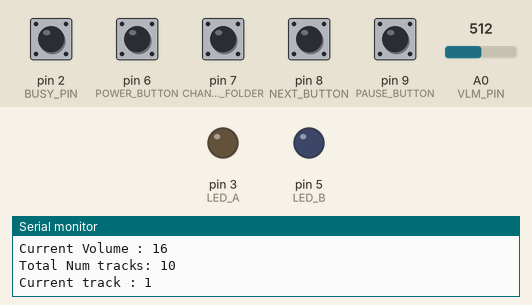
This sketch was run on a simulated Arduino Uno, built for the host (arithmetic inside an expression is 32-bit, double 64-bit). Shown: output pins drawn as LEDs (lit = HIGH), the last lines printed to the serial monitor. The inputs (shaded band) are chosen by the test bench; at power-on: pin 2 (BUSY_PIN), pin 6 (POWER_BUTTON), pin 7 (CHANGE_FOLDER), pin 8 (NEXT_BUTTON), pin 9 (PAUSE_BUTTON) HIGH, A0 (VLM_PIN) = 512. The audio player accepts every command and is not drawn.

Above: at 1.9 s.
2.0 s: pin 6 (POWER_BUTTON) pulled LOW for 0.15 s
At 3.17 s:
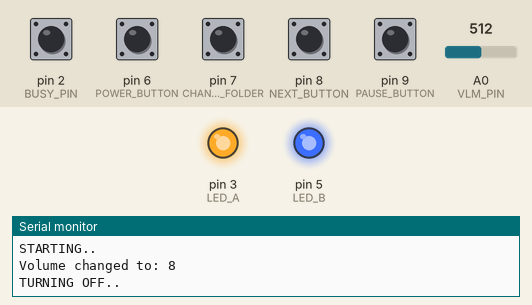
12.6 s: pin 6 (POWER_BUTTON) pulled LOW for 1 s
At 15.0 s:
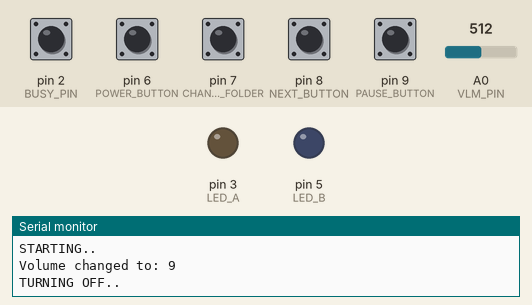
Timing chart, 0 to 16.5 s (numbered marks = the images above; inputs shaded):
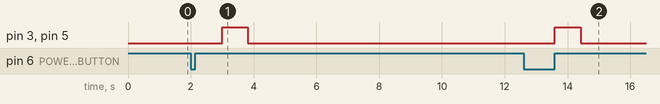

The sketch:

Microphone_project.ino
```cpp
#include <DFPlayerMini_Fast.h>
#include <ezButton.h>

#include "Arduino.h"
#include "SoftwareSerial.h"

#define rxPin 10
#define txPin 11

#define LED_A 3
#define LED_B 5

#define POWER_BUTTON 6

//ezButton POWER_BUTTON(6);
ezButton CHANGE_FOLDER(7);
ezButton NEXT_BUTTON(8);
ezButton PAUSE_BUTTON(9);

#define VLM_PIN A0
#define SAMPLES 10 //average of x values to stabilize reading

#define BUSY_PIN 2

#define VOLUME_LEVEL 16 // 0 - 30 ( 18 is a good level )
#define MAX_VLM_LVL 17
#define MP3_SOUNDS_FOLDER 10

int fadeDuration = 800; //LEDS fade duration in ms

int num_tracks_in_folder = 0;
int num_folders = 2;
int actual_track_n = 0;
int actual_folder = 1;
int next_folder = 1;

SoftwareSerial mySoftwareSerial(rxPin, txPin); // RX, TX
DFPlayerMini_Fast myDFPlayer;

//microphone state
boolean lastPowerState = HIGH; // being INPUT_PULLUP, IT IS REVERSED
int powerState = HIGH;
int OnState = LOW;
int OffState = HIGH;

boolean isOn = false;
boolean isPlaying = false;
boolean initSound = false;
boolean folder_changed = false;
boolean has_media = true;

int current_volume = 0;
int inputVolume = 0;
int outputVolume = 0;

void setup()
{
  // define pin modes for tx, rx:
  pinMode(rxPin, INPUT);
  pinMode(txPin, OUTPUT);

  pinMode(LED_A, OUTPUT);
  pinMode(LED_B, OUTPUT);
  pinMode(BUSY_PIN,INPUT);
  pinMode(VLM_PIN,INPUT_PULLUP);
  pinMode(POWER_BUTTON,INPUT_PULLUP);

  //POWER_BUTTON.setDebounceTime(50);
  CHANGE_FOLDER.setDebounceTime(20);
  NEXT_BUTTON.setDebounceTime(50);
  PAUSE_BUTTON.setDebounceTime(50);

  current_volume = VOLUME_LEVEL;

  mySoftwareSerial.begin(9600);
  Serial.begin(115200);

  //Starting
  Serial.println();
  Serial.println(F("DFRobot DFPlayer Mini"));
  Serial.println(F("Initializing DFPlayer ... (May take 3~5 seconds)"));


  Serial.println(F("DFPlayer Mini online."));
  // check errors+
  if( checkForErrors() != 1 ){
    Serial.println("[ No errors ]");

    Serial.println();
    myDFPlayer.volume(VOLUME_LEVEL);  //Set volume value. From 0 to 30
    delay(200);

    Serial.print("Current Volume : ");
    Serial.print( myDFPlayer.currentVolume() );
    Serial.println();
    Serial.print("Total Num tracks: ");
    Serial.print(myDFPlayer.numSdTracks());
    Serial.println();

    num_tracks_in_folder = myDFPlayer.numTracksInFolder(actual_folder);

    Serial.print("Current track : ");
    Serial.print(myDFPlayer.currentSdTrack());
    Serial.println();
    // num_folders = myDFPlayer.numFolders() //contar 1 menos debido a la carpeta de SOUNDS
  }else{
    Serial.println("[ Some errors to fix ]");
  }


}

void loop()
{

  //POWER_BUTTON.loop();
  CHANGE_FOLDER.loop();
  NEXT_BUTTON.loop();
  PAUSE_BUTTON.loop();

  if(digitalRead(BUSY_PIN) == LOW ){
    isPlaying = true;
  }else if( digitalRead(BUSY_PIN) == HIGH ) {
    isPlaying = false;
  }

  // POTENTIOMETER - VOLUME
  if(isOn){


    for (int i=0; i< SAMPLES ; i++){
      inputVolume += analogRead(VLM_PIN);  //Volume lvl recived by Potentiometer
    }

    inputVolume /= SAMPLES ;

    outputVolume = map(inputVolume, 0, 1023, 0, MAX_VLM_LVL);

    if( (outputVolume != current_volume) && (outputVolume <= MAX_VLM_LVL) ){
       // modify actual volume output
      current_volume = outputVolume;

      if(current_volume <= MAX_VLM_LVL){
        myDFPlayer.volume(current_volume);

        Serial.println();
        Serial.print("Volume changed to: ");
        Serial.print(current_volume);
        Serial.println();
      }

    }

  }


  // POWER BUTTON
  powerState = digitalRead(POWER_BUTTON);
  if(powerState != lastPowerState){

    if (powerState == OnState)
    {
      Initiation();
    }
    else if(powerState == OffState)
    {
      turnOff();
    }
    lastPowerState = powerState;
  }


  if(PAUSE_BUTTON.isPressed() && PAUSE_BUTTON.getStateRaw() == LOW)
  {
    if(isPlaying)
    {
      pause();
      //isPlaying = false;
    }
    else
    {
      resume();
    }

  }


  if(NEXT_BUTTON.isPressed() && NEXT_BUTTON.getStateRaw() == LOW )
  {
    playNextSong();
  }

  if(CHANGE_FOLDER.isPressed() && CHANGE_FOLDER.getStateRaw() == LOW )
  {

    changeFolder();
    //'next_folder' value changed
    updateActualFolder();

    Serial.println();
    Serial.print("Changing folder to: ");
    Serial.print(next_folder);
    Serial.println();

    num_tracks_in_folder = myDFPlayer.numTracksInFolder(next_folder);
    Serial.print("Tracks in folder ");
    Serial.print(next_folder);
    Serial.print(": ");
    Serial.print(num_tracks_in_folder);
    Serial.println();

  }


}

void Initiation(){
  // play FURRRÑIUUNN microphone sound
  Serial.println();
  Serial.println(F("STARTING.."));
  isOn = true;

  myDFPlayer.playFolder(MP3_SOUNDS_FOLDER,1);  //Play the ON SOUND mp3
  actual_track_n = 1;
  initSound = true;
  delay(200);
  fadeLed(digitalRead(LED_A));
}

void fadeLed(boolean input){
  for(int state=0;state<256;state++){
    if (input==LOW){
      analogWrite(LED_A, state);
      analogWrite(LED_B, state);
    }else{
      analogWrite(LED_A, 255-state);
      analogWrite(LED_B, 255-state);
    }
    delay(fadeDuration/256); //=(total fading duration)/(number of iterations)
  }
}

void playNextSong(){

  if(initSound == true){
    // Play init Sound
    actual_track_n = 1;
    initSound = false;
  }else{

    if(actual_folder != next_folder){
      //after changing folder, play first sound of folder
       actual_track_n = 1;
       actual_folder = next_folder;
    }else{
      if(actual_track_n < num_tracks_in_folder) {
        actual_track_n++;
      }else{
        actual_track_n = 1;
      }

    }

  }


  myDFPlayer.playFolder(actual_folder,actual_track_n);
  //isPlaying = true;
  Serial.print("-Playing track ");
  Serial.print(actual_track_n);
  Serial.print("-");
  Serial.println();

  Serial.print("Track number: ");
  Serial.print(actual_track_n);
  Serial.print(" in folder :");
  Serial.print(actual_folder);
  Serial.println();

  delay(200);
}

void changeFolder(){

  if(next_folder < num_folders){
    next_folder++;
  }else{
    next_folder = 1;
  }

  actual_track_n = 1;

  folder_changed = true;

  delay(200);
}


void updateActualFolder(){
  actual_folder = next_folder;

  delay(200);
}

void pause()
{
  if(initSound == true){
    myDFPlayer.playFolder(actual_folder,actual_track_n);
    Serial.println("-Playing first song- ");
    initSound = false;
  }else{
    myDFPlayer.pause();
    Serial.println("-Paused- ");
  }
  delay(500);
}

void resume()
{

  if(initSound == false && folder_changed == false){
    myDFPlayer.resume();
    Serial.println("-Resumed- ");
  }

  if(initSound == true){
    myDFPlayer.playFolder(actual_folder,actual_track_n);
    Serial.println("-Playing first song- ");
    initSound = false;
  }

  if(folder_changed == true){
    myDFPlayer.playFolder(actual_folder,actual_track_n);
    Serial.println("-Playing first song- ");
    folder_changed = false;
  }


  delay(500);
}

int checkForErrors() {
  int has_errors = 0;

   if ( !myDFPlayer.begin(mySoftwareSerial) ) {  //Use softwareSerial to communicate with mp3.
    Serial.println(F("Unable to begin:"));
    Serial.println(F("1.Please recheck the connection!"));
    Serial.println(F("2.Please insert the SD card!"));
    Serial.println(myDFPlayer.numSdTracks()); //read mp3 state

    has_errors = 1;

    while(true);
  }

  if( myDFPlayer.numSdTracks() == -1){
    has_errors = 1;
    has_media = false;
    Serial.println("- SD card not found");
  }

  return has_errors;
}

void turnOff(){
  Serial.println(F("TURNING OFF.."));
  isOn = false;

  myDFPlayer.playFolder(MP3_SOUNDS_FOLDER,1);  //Play the ON SOUND mp3
  //isPlaying = false;
  fadeLed(digitalRead(LED_A));
}
```

Measured:
- after the input at 2.0 s, pin 3 (LED_A), pin 5 (LED_B): LOW → HIGH after 1.0 s, → LOW 0.81 s later
- after the input at 12.6 s, pin 3 (LED_A), pin 5 (LED_B): LOW → HIGH after 1.0 s, → LOW 0.81 s later
